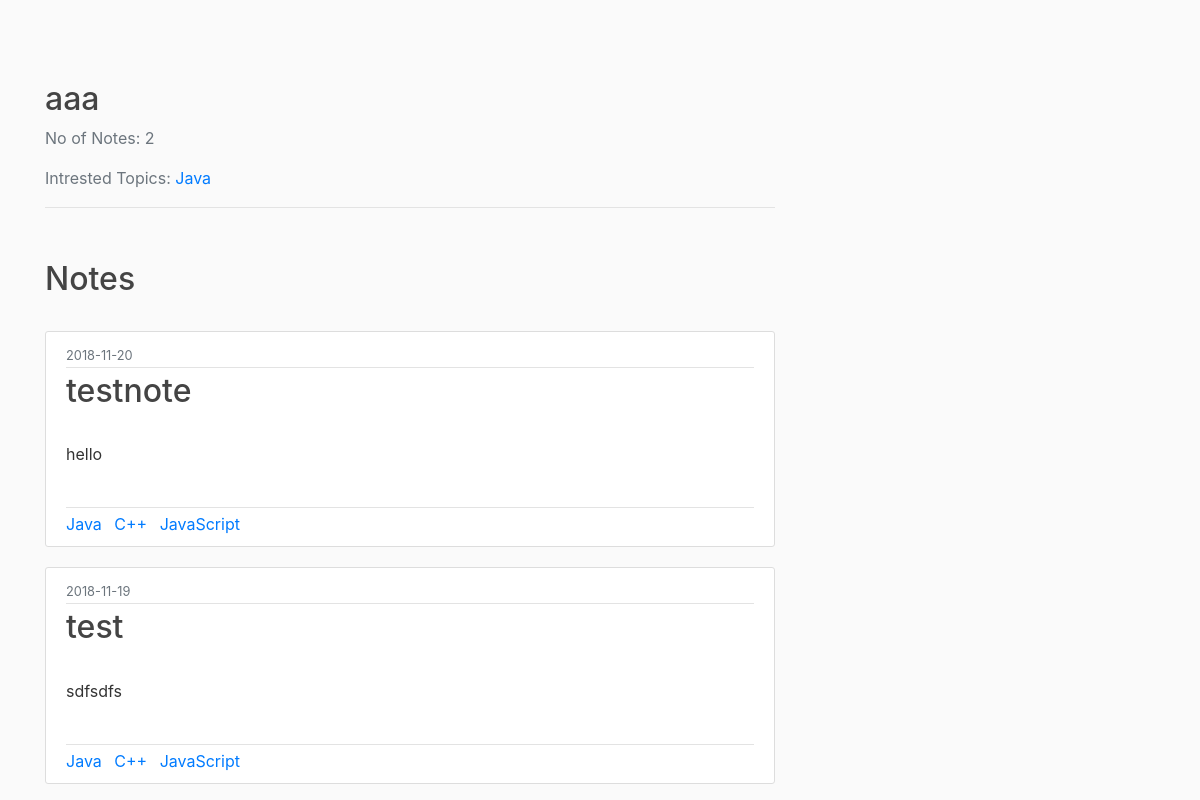
Page /user/1 on the committed database.
### flaskblog/models.py (models this page shows, shortened)
class User(db.Model, UserMixin):
    id = db.Column(db.Integer, primary_key=True)
    firstname = db.Column(db.String(20), nullable=False)
    lastname = db.Column(db.String(20), nullable=False)
    email = db.Column(db.String(120), unique=True, nullable=False)
    password = db.Column(db.String(60), nullable=False)
    note = db.relationship('Note', backref='author', lazy=True)

class Tag(db.Model):
    id = db.Column(db.Integer, primary_key=True)
    name = db.Column(db.String(100), nullable=False)
    usertags = db.relationship('User', secondary='tagmapper', backref=db.backref('usertags', lazy='dynamic'))
    notetags = db.relationship('Note', secondary='notemapper', backref=db.backref('notetags', lazy='dynamic'))

class Note(db.Model):
    id = db.Column(db.Integer, primary_key=True)
    title = db.Column(db.String(100), nullable=False)
    date_created = db.Column(db.DateTime, nullable=False, default=datetime.utcnow)
    content = db.Column(db.Text, nullable=False)
    user_id = db.Column(db.Integer, db.ForeignKey('user.id'), nullable=False)

### flaskblog/routes.py (the view)
@app.route("/user/<int:user_id>")
def user_notes(user_id):
    user = User.query.filter_by(id=user_id).first_or_404()
    notecount = Note.query.filter_by(user_id = user.id).count()
    notes = Note.query.filter_by(author=user)\
        .order_by(Note.date_created.desc())
    return render_template('user_notes.html', notes=notes, user=user, count = notecount)

### flaskblog/templates/user_notes.html
{% extends "layout.html" %}
{% block content %}
<div class="article-metadata">
  <h2> {{ user.firstname }} </h2>
  <p class="text-secondary"> No of Notes: {{ count }}</p>
  <p class="text-secondary"> Intrested Topics:
  {% for n in user.usertags %}
    <a class="mr-2" href="{{ url_for('tags', tag_id=n.id) }}">{{ n.name }}</a>
  {% endfor %}
  </p>
</div>
<br>
<br>
<h2>Notes</h2>
<br>
{% for note in notes %}
    <article class="media content-section">
      <div class="media-body">
        <div class="article-metadata">
          <small class="text-muted">{{ note.date_created.strftime('%Y-%m-%d') }}</small>
        </div>
        <div class="article-metadata">
          <h2><a class="article-title" href="{{ url_for('note', note_id=note.id) }}">{{ note.title }}</a></h2><br>
          <p class="article-content">{{ note.content }}</p><br>
        </div>
      {% for n in note.notetags %}
        <a class="mr-2" href="{{ url_for('tags', tag_id=n.id) }}">{{ n.name }}</a>
      {% endfor %}
    </div>
    </article>
{% endfor %}
{% endblock content %}

### flaskblog/static/main.css (style rules this page uses)
body { background: #fafafa; color: #333333; margin-top: 5rem; }
h1, h2, h3, h4, h5, h6 { color: #444444; }
.content-section { background: #ffffff; padding: 10px 20px; border: 1px solid #dddddd; border-radius: 3px; margin-bottom: 20px; }
.article-title { color: #444444; }
.article-content { white-space: pre-line; }
.article-metadata { padding-bottom: 1px; margin-bottom: 4px; border-bottom: 1px solid #e3e3e3 }

### rows in the picture
User: firstname "aaa"
Tag: name "Java"
Note: date_created "2018-11-20", title "testnote", content "hello"
Tag: name "C++"
Tag: name "JavaScript"
Note: date_created "2018-11-19", title "test", content "sdfsdfs"

### other values in the picture
{{ count }} "2"
